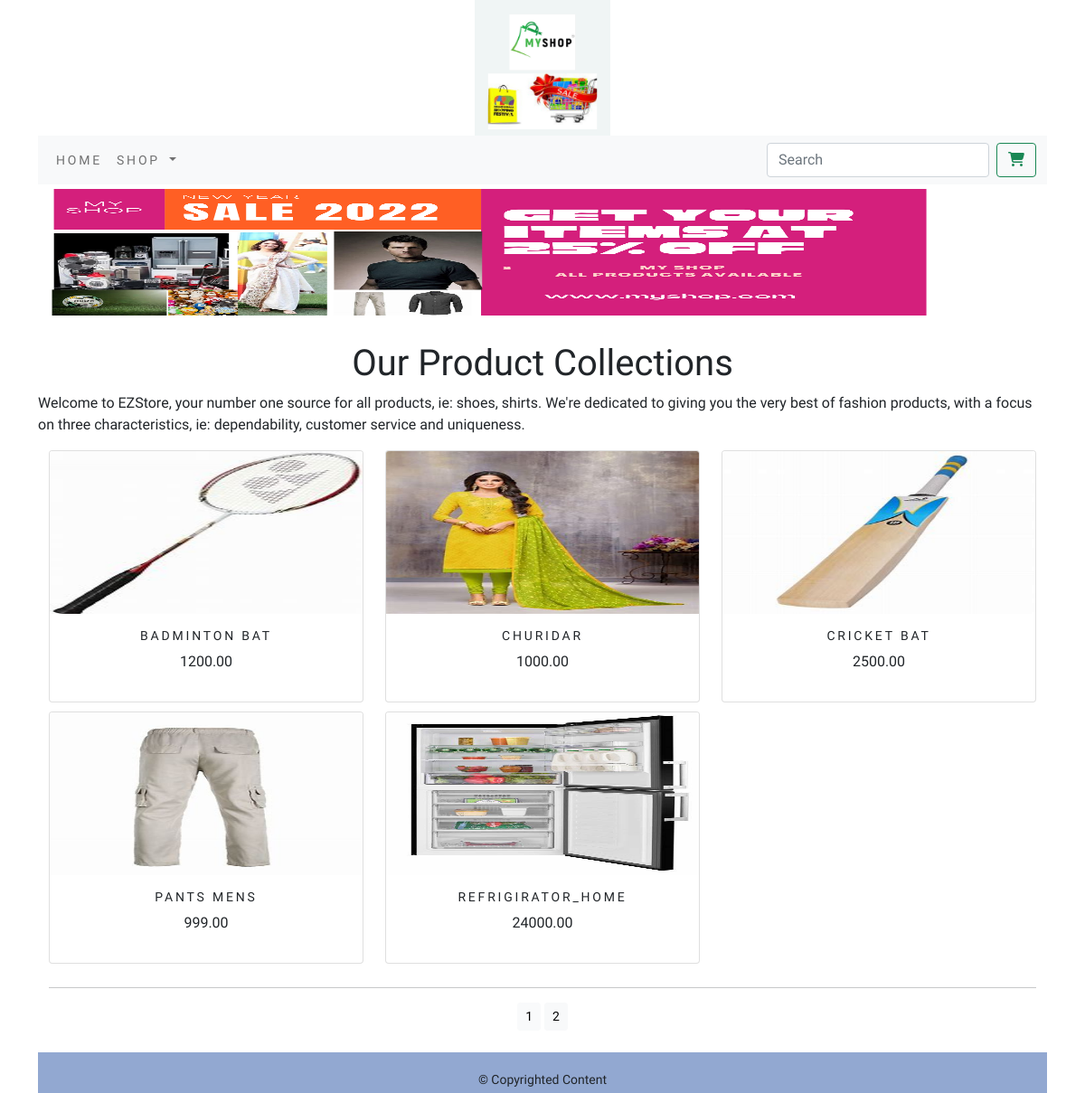
The app's page /ecommerce/ with its own data.
### ecommerceapp/models.py (models this page shows, shortened)
class Product(models.Model):
    name = models.CharField(max_length=250, unique=True)
    slug = models.SlugField(max_length=250, unique=True)
    description = models.TextField(blank=True)
    price = models.DecimalField(max_digits=10, decimal_places=2)
    category = models.ForeignKey(Category,on_delete=models.CASCADE)
    image = models.ImageField(upload_to='product', blank=True)
    stock = models.IntegerField()
    available = models.BooleanField(default=True)
    created = models.DateTimeField(auto_now_add=True)
    updated = models.DateTimeField(auto_now=True)
    def get_url(self):
        return reverse('ecommerceapp:pcatdetail', args=[self.category.slug,self.slug])
    class Meta:
        ordering = ('name',)
        verbose_name = 'product'
        verbose_name_plural = 'products'

### ecommerceapp/views.py (the view)
# urls.py: path('', views.allProdCat, name='allProdCat'),
def allProdCat(request, c_slug=None, products=None):
    c_page = None
    products_list = None
    if c_slug!= None:
        c_page = get_object_or_404(Category, slug=c_slug)
        products_list = Product.objects.all().filter(category=c_page, available=True)
    else:
        products_list = Product.objects.all().filter(available=True)
    paginator = Paginator(products_list, 5)
    try:
        page = int(request.GET.get('page', '1'))
    except:
        page = 1
    try:
        products = paginator.page(page)
    except (EmptyPage, InvalidPage):
        products = paginator.page(paginator.num_pages)
    return render(request,"category.html", {'category': c_page,'products': products})

### cart/context_processors.py (called while the page is built)
def counter(request):
    item_count = 0
    if 'admin' in request.path:
        return {}
    else:
        try:
            cart = Cart.objects.filter(cart_id=_cart_id(request))
            cart_items = CartItem.objects.all().filter(cart=cart[:1])
            for cart_item in cart_items:
                item_count += cart_item.quantity
        except Cart.DoesNoteExist:
            item_count = 0
    return dict(item_count=item_count)

### cart/views.py (called while the page is built)
def _cart_id(request):
    cart = request.session.session_key
    if not cart:
        cart = request.session.create()
    return cart

### ecommerceapp/context_processors.py (called while the page is built)
def menu_links(request):
    links=Category.objects.all()
    return dict(links=links)

### ecommerceapp/models.py (called while the page is built)
    def get_url(self):
        return reverse('ecommerceapp:products_by_category',args=[self.slug])

### templates/category.html (shortened to what this page needs)
{% extends 'base.html' %}
{% load static %}
{% block content %}
<div class="mx-auto">
    {% if category %}
        <img class="my_image" src="{{category.image.url}}" alt="{{category.name}}">
</div>
    <br>
<div>
    <h1 class="text-center my_title">{{category.name}}</h1>
    <p class="text-justify">{{category.description}}</p>
</div>
    {% else %}
<div>
    <img class="my_image my_image_padding" src="{% static 'img/banner.png' %}" alt="Our Products" height="150" width="1000">
</div>
<br>
<div>
    <h1 class="text-center">Our Product Collections</h1>
    <p class="text-justify">Welcome to EZStore, your number one source for all products, ie: shoes, shirts. We're dedicated to giving you the very best of fashion products, with a focus on three characteristics, ie: dependability, customer service and uniqueness.</p>
</div>
    {% endif %}
<div class="container">
    <div class="row mx_auto">
        {% for product in products.object_list %}
        <div class="my_bottom_margin col-9 col-sm-12 col-md-3 col-lg-4">
            <div class="card text-center" style="min-width:18rem;">
                <a href="{{product.get_url}}"><img class="card-img-top my_image" src="{{product.image.url}}" alt="{{product.name}}" width="50" height="180"></a>
            <div class="card-body">
                <h4>{{product.name}}</h4>
                <p>{{product.price}}</p>
            </div>
            </div>
        </div>
        {% endfor %}
    </div>
    <div class="mx-auto">
        {% if products.paginator.num_pages > 1 %}
        <hr>
        <div class="text-center">
            {% for pg in products.paginator.page_range %}
                <a href="?page={{pg}}" class="btn btn-light btn-sm {% if products.number == pg %} active {% endif %}">{{pg}}</a>
            {% endfor %}
        </div>
        {% endif %}
    </div>
    <br>
</div>
{% endblock %}

### templates/base.html (shortened to what this page needs)
{% load static%}
<!DOCTYPE html>
<html lang="en">
<head>
    <link href="{% static 'css/bootstrap.min.css' %}" rel="stylesheet">
    <link rel="stylesheet" href="{% static 'css/custom.css' %}">
</head>
<body>
<div class="container">
    {% include 'header.html' %}
    {% include 'navbar.html' %}
    {% block content %}
    {% endblock %}
</div>
{% include 'footer.html' %}
</body>
</html>

### templates/header.html
{% load static %}
<header>
    <center>
        <img src="{% static 'img/logo.png' %}" height="150" width="150" alt="logimage">
    </center>
</header>

### templates/navbar.html (shortened to what this page needs)
<nav class="navbar navbar-expand-lg navbar-light bg-light">
  <div class="container-fluid">
    <div class="collapse navbar-collapse" id="navbarSupportedContent">
      <ul class="navbar-nav me-auto mb-2 mb-lg-0">
        <li class="nav-item">
          <a class="nav-link" href="#">Home</a>
        </li>
        <li class="nav-item dropdown {% if 'ecommerceapp' in request.path %} active {% endif %}">
          <a class="nav-link dropdown-toggle" href="#" id="navbarDropdown" role="button" data-bs-toggle="dropdown" aria-expanded="false">
            Shop
          </a>
        </li>
      </ul>
      <form class="d-flex" action="{% url 'search_app:searchresult' %}" method="get">
        <input class="form-control me-2" type="search" placeholder="Search" name="q" aria-label="Search">
        <button class="btn btn-outline-success" type="submit"><i class="fa fa-shopping-cart"></i></button>
      </form>
    </div>
  </div>
</nav>

### templates/footer.html
<div class="footer navbar-fixed-bottom my_footer">
  <p class="text-center"> &copy; Copyrighted Content</p>
</div>

### static/css/custom.css (style rules this page uses)
body { font-family: 'Dongle', sans-serif; }
.nav-item { letter-spacing : .2em; font-size : 14px; text-transform : uppercase; }
.my_footer { background-color:#92a8d1; height:45px; }
.my_footer { padding-top:20px; font-size:14px; }
.my_image { width:100% height: auto; }
.my_image_padding { padding:5px; }
.my_bottom_margin { margin-bottom:10px; }
.card-body h4 { font-size:14px; text-transform:uppercase; letter-spacing:.2em; }

### records on screen
Product: image (picture), name "BADMINTON BAT", price "1200.00"
Product: image (picture), name "CHURIDAR", price "1000.00"
Product: image (picture), name "CRICKET BAT", price "2500.00"
Product: image (picture), name "PANTS MENS", price "999.00"
Product: image (picture), name "REFRIGIRATOR_HOME", price "24000.00"

### other values on screen
{{ pg }} "1" "2"
